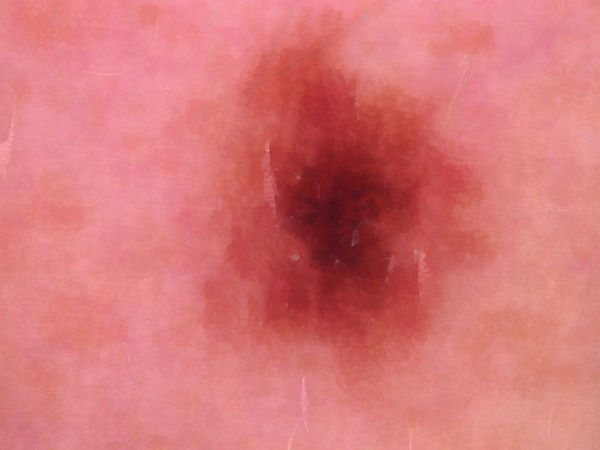
#> input picture hair_removed.jpg, 600 x 450 px
$ python -i hair_removal.py   (imports and definitions only)
#> lines starting #> are read from the running program, lines starting #| are printed output that depends on the picture
#> further down, picture is the input picture: shape (450, 600, 3); mean B, G, R 119.3, 118.5, 215.6
import cv2
import numpy as np

def remove_hair(image):
    """
    Removes hair artifacts using BlackHat filtering + inpainting.
    """

    gray = cv2.cvtColor(image, cv2.COLOR_BGR2GRAY)
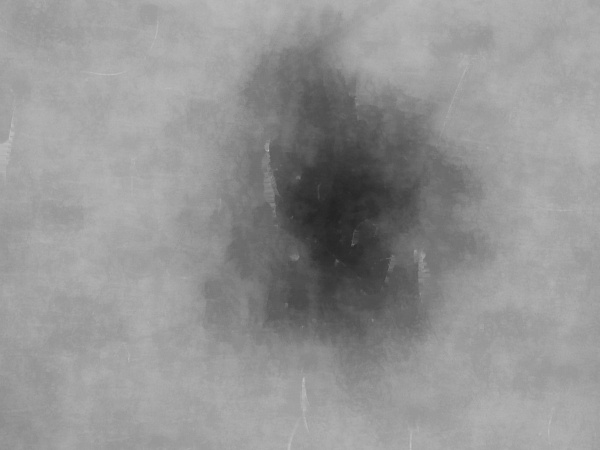
#> gray: shape (450, 600); min 35, max 193, mean 147.7

    kernel = cv2.getStructuringElement(
        cv2.MORPH_RECT,
        (17, 17)
    )

    blackhat = cv2.morphologyEx(
        gray,
        cv2.MORPH_BLACKHAT,
        kernel
    )
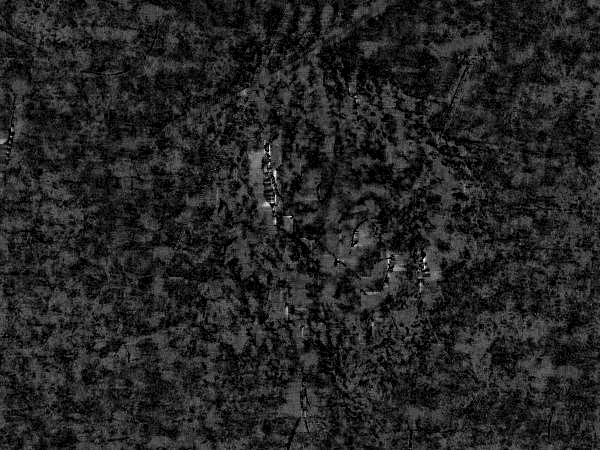
#> blackhat: shape (450, 600); min 0, max 30, mean 4.3; drawn with min black and max white

    _, mask = cv2.threshold(
        blackhat,
        10,
        255,
        cv2.THRESH_BINARY
    )
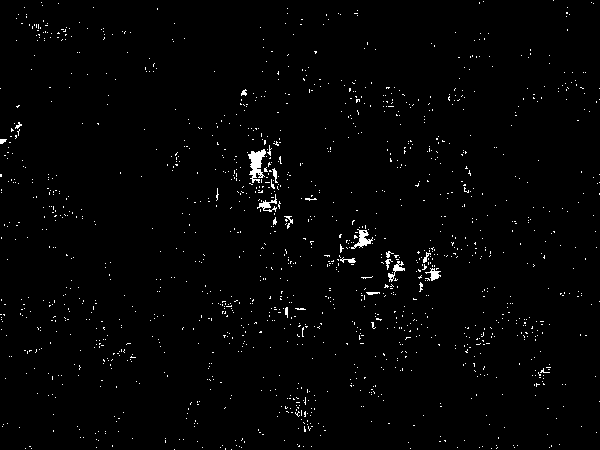
#> mask: shape (450, 600); 1.5% white in thin lines or dots

    hair_removed = cv2.inpaint(
        image,
        mask,
        1,
        cv2.INPAINT_TELEA
    )

    return hair_removed

>>> import cv2
>>> picture = cv2.imread('../hair_removed.jpg')
>>> result = remove_hair(picture)
